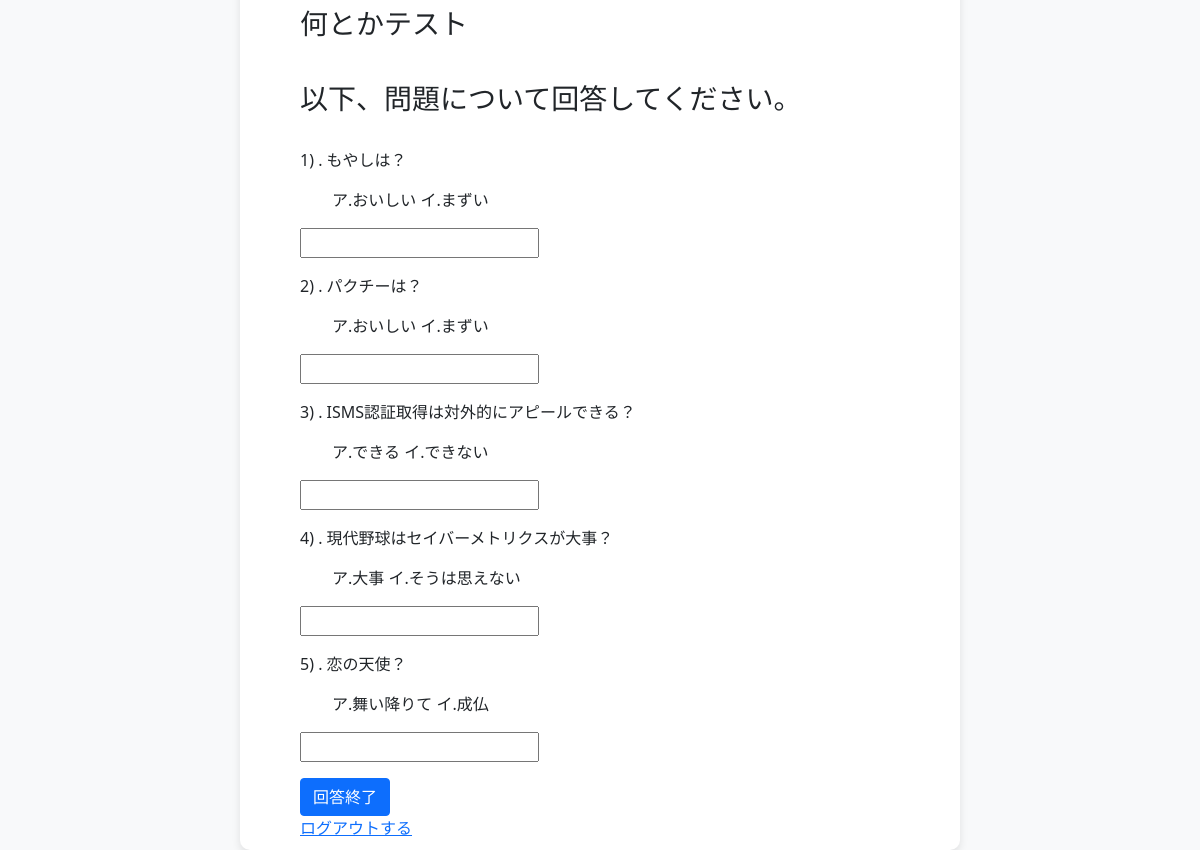
The page /index (signed in) on the database as committed earlier.
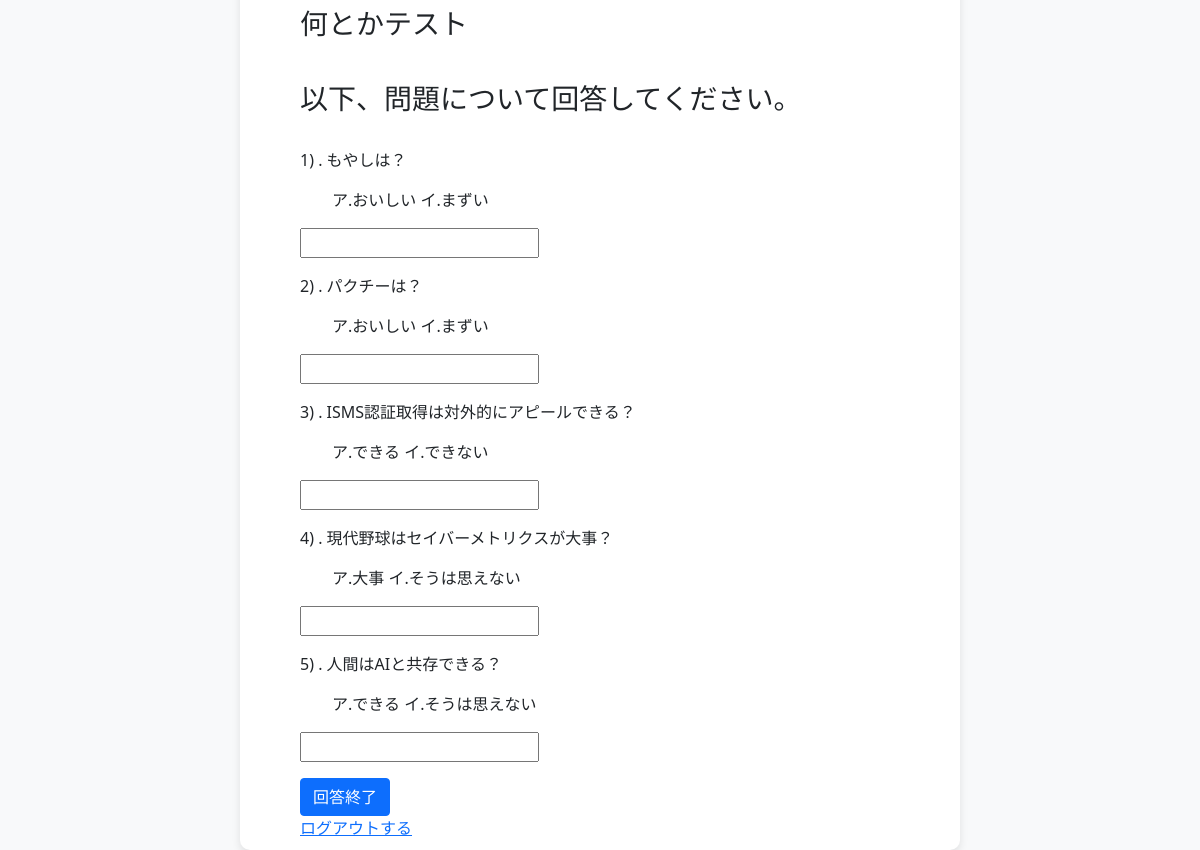
The same page on the database as committed later.
### models/models.py (models this page shows, shortened)
class QuestionsContent(Base):
    __tablename__ = "questionscontent"
    id = Column(Integer, primary_key=True)
    number = Column(String(128), unique=True)
    question = Column(Text)
    answer = Column(Text)

### app/app.py (the view)
@app.route("/")
@app.route("/index")
def index():
    if "user_name" in session:
        name = session["user_name"] + "さん"
        all_question = QuestionsContent.query.all()
        status = request.args.get("status")
        return render_template(
            "index.html", name=name, status=status, all_question=all_question
        )
    else:
        return redirect(url_for("top", status=""))

### app/templates/index.html (shortened to what this page needs)
<!DOCTYPE html>
<html lang="ja">
<head>
    <link href="https://cdn.jsdelivr.net/npm/bootstrap@5.0.2/dist/css/bootstrap.min.css" rel="stylesheet"
>
    <link rel="stylesheet" href="{{ url_for('static', filename='css/style.css') }}" />
</head>
<body>
    <div class="form-container-index">
        <h3>何とかテスト<br></h3>
        <h3><br>以下、問題について回答してください。</h3><br>
        <form action="/submitAnswers" method="post">
            {% for question in all_question %}
            <p>{{question.number}} . {{question.question}}</p>
            <p>　　{{question.answer}}</p>
            <input type="text" name="answer_select{{loop.index}}" placeholder="">
            {% endfor %}
            <input type="submit" class="btn btn-primary" value="回答終了">
        </form>
        <a href="/logout">ログアウトする</a>
    </div>
</body>
</html>

### app/static/css/style.css (style rules this page uses)
body { display: flex; justify-content: center; align-items: center; height: 100vh; background-color: #f8f9fa; }
.form-container-index { background: white; padding: 10px 60px; border-radius: 10px; box-shadow: 0 4px 8px rgba(0, 0, 0, 0.1); width: 100%; max-width: 720px; }

Rows that differ between the two databases and show on the page:
changed QuestionsContent: question "恋の天使？" → "人間はAIと共存できる？"; answer "ア.舞い降りて イ.成仏" → "ア.できる イ.そうは思えない"
